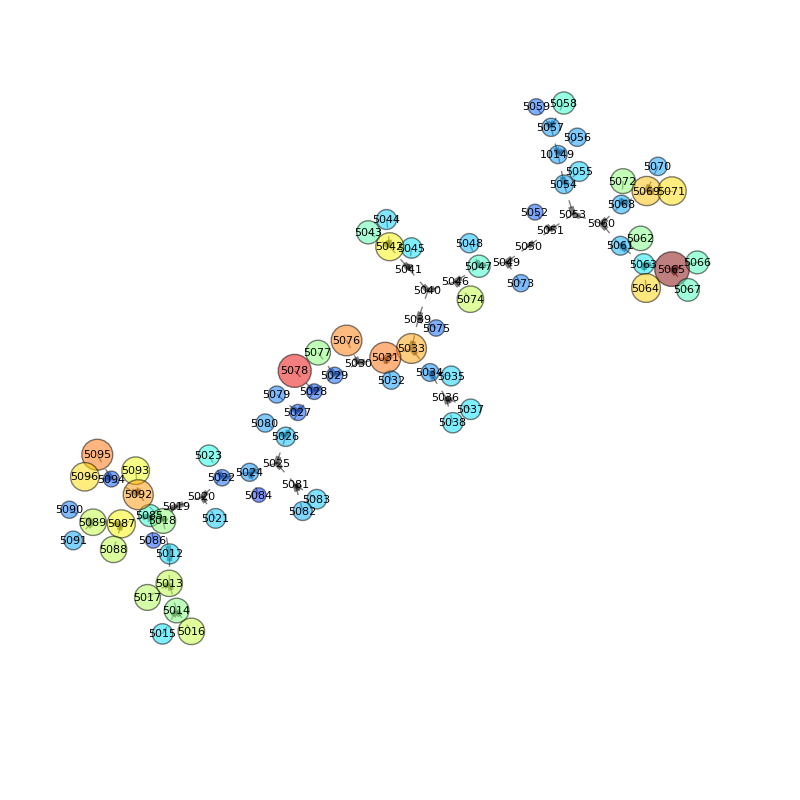

This chart was generated by the following Python code:
import networkx as nx
import matplotlib.pyplot as plt
from networkx.drawing.nx_pydot import graphviz_layout
from pySPARROW.network import Network

workspace = "examples/"
test_reach = '5012'

net = Network(workspace + 'test.h5')
max2= 0
id2 = 0

#for i in net._g:
#    if len(net.get_upstream_reaches(i)) > 1000: 
#        print str(len(net.get_upstream_reaches(i))) + " " + str(i._ComID)

G=net._g.subgraph(net.get_upstream_reaches(net.get_reach(test_reach)))
pos=graphviz_layout(G,prog='neato')
plt.figure(figsize=(8,8))
lab = {}
node_size = []
node_color = []
for r in G:
    lab[r] = r._ComID
    #print r._AreaHa
    if r._AreaHa >= 1000.0: 
        node_size.append((r.get_tot_runoff() / r._AreaHa ) ** 2.0 )
        node_color.append((r.get_tot_runoff() / r._AreaHa ) ** 2.0 )
    else:
        node_size.append(1.0)
        node_color.append(1.0)
        
nx.draw(G,pos, \
    node_size=node_size, \
    alpha=0.5, \
    node_color=node_color, \
    font_size = 8,
    style='dashed',
    labels=lab)
    #with_labels=False)
plt.axis('equal')
plt.savefig('network_viz_01.png')
plt.close()
#plt.show()

